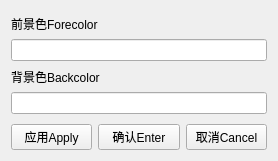
<?xml version="1.0" encoding="UTF-8"?>
<ui version="4.0">
 <class>SetColor</class>
 <widget class="QWidget" name="SetColor">
  <property name="geometry">
   <rect>
    <x>0</x>
    <y>0</y>
    <width>278</width>
    <height>161</height>
   </rect>
  </property>
  <property name="windowTitle">
   <string>SetColor</string>
  </property>
  <layout class="QGridLayout" name="gridLayout">
   <item row="9" column="0">
    <layout class="QHBoxLayout" name="horizontalLayout">
     <item>
      <widget class="QPushButton" name="Apply">
       <property name="text">
        <string>应用Apply</string>
       </property>
      </widget>
     </item>
     <item>
      <widget class="QPushButton" name="Enter">
       <property name="text">
        <string>确认Enter</string>
       </property>
      </widget>
     </item>
     <item>
      <widget class="QPushButton" name="Cancel">
       <property name="text">
        <string>取消Cancel</string>
       </property>
      </widget>
     </item>
    </layout>
   </item>
   <item row="3" column="0">
    <widget class="QLineEdit" name="Forecolor"/>
   </item>
   <item row="6" column="0">
    <widget class="QLineEdit" name="Backcolor"/>
   </item>
   <item row="7" column="0">
    <spacer name="verticalSpacer">
     <property name="orientation">
      <enum>Qt::Vertical</enum>
     </property>
     <property name="sizeHint" stdset="0">
      <size>
       <width>20</width>
       <height>40</height>
      </size>
     </property>
    </spacer>
   </item>
   <item row="4" column="0">
    <spacer name="verticalSpacer_2">
     <property name="orientation">
      <enum>Qt::Vertical</enum>
     </property>
     <property name="sizeHint" stdset="0">
      <size>
       <width>20</width>
       <height>40</height>
      </size>
     </property>
    </spacer>
   </item>
   <item row="1" column="0">
    <spacer name="verticalSpacer_3">
     <property name="orientation">
      <enum>Qt::Vertical</enum>
     </property>
     <property name="sizeHint" stdset="0">
      <size>
       <width>20</width>
       <height>40</height>
      </size>
     </property>
    </spacer>
   </item>
   <item row="2" column="0">
    <widget class="QLabel" name="label">
     <property name="text">
      <string>前景色Forecolor</string>
     </property>
    </widget>
   </item>
   <item row="8" column="0">
    <spacer name="verticalSpacer_5">
     <property name="orientation">
      <enum>Qt::Vertical</enum>
     </property>
     <property name="sizeHint" stdset="0">
      <size>
       <width>20</width>
       <height>40</height>
      </size>
     </property>
    </spacer>
   </item>
   <item row="0" column="0">
    <spacer name="verticalSpacer_4">
     <property name="orientation">
      <enum>Qt::Vertical</enum>
     </property>
     <property name="sizeHint" stdset="0">
      <size>
       <width>20</width>
       <height>40</height>
      </size>
     </property>
    </spacer>
   </item>
   <item row="5" column="0">
    <widget class="QLabel" name="label_2">
     <property name="text">
      <string>背景色Backcolor</string>
     </property>
    </widget>
   </item>
  </layout>
 </widget>
 <layoutdefault spacing="6" margin="11"/>
 <resources/>
 <connections/>
</ui>
